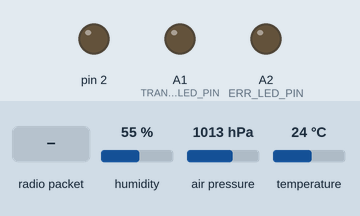
Simulated run of this program. Board: Arduino Pro Mini, built with avr-gcc and run on an emulated ATmega328P. On the bench: output pins drawn as LEDs (lit = HIGH). Inputs (shaded band) come from the test bench; at power-on: humidity 55 %, air pressure 1013 hPa, temperature 24 °C. No radio packets arrive unless stated; what the program prints to the serial monitor is not drawn.

Above: at 1.2 s.
1.3 s: radio packet "1" arrives
At 2.17 s:
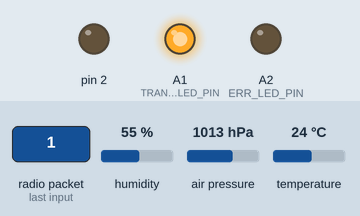
Timing chart, 0 to 4.3 s (numbered marks = the images above; inputs shaded):
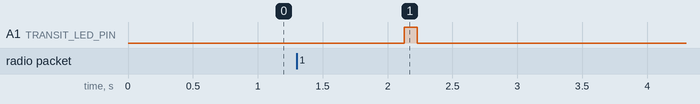

Measured:
- after the input at 1.3 s, A1 (TRANSIT_LED_PIN): LOW → HIGH after 0.83 s, → LOW 0.10 s later

The program:

main.cpp
```cpp
//TODO: Radio Rec
//TODO: DHT temperature module or support for another one with added functionality
//TODO: I2C Module to communicate with the Raspberry pi
//TODO: Threading

#include <Arduino.h>
#include <Abc_Sensor.hpp>
#include <Transit.hpp>
#include <LocalSensor.hpp>
#include "Wire.h"

#define MASTER_ADDRESS 0x04
#define BME_SCK 13
#define BME_MISO 12
#define BME_MOSI 11
#define BME_CS 7

Sensor sensors;
#define TRANSIT_LED_PIN A1
#define ERR_LED_PIN A2

// Radio
#define RFM69_INT     3
#define RFM69_CS      4
#define RFM69_RST     2
#define RF69_FREQ 868.0

Transit rf(TRANSIT_LED_PIN, ERR_LED_PIN, RFM69_CS, RFM69_INT, RFM69_RST, RF69_FREQ);
LocalSensor ls(BME_CS, ERR_LED_PIN);

short i = 0;

void i2cSendData()
{
    Wire.write(sensors.packet, sensors.getSizeOfSensorArray());
}

void prepareNextSensorSendI2c(int numBytes)
{
    int chosenFunc = 0;
    while(Wire.available())
    {
        chosenFunc = Wire.read();
        if (chosenFunc == 0) {
            sensors.resetPacketCount();
        } else if (chosenFunc == 1) {
            sensors.nextPacket();
        }
        sensors.prepareSensorsForI2cTransit();
    }
}

void setup()
{
    Serial.begin(9600);
    rf.initialiseTransit();

    Wire.begin(MASTER_ADDRESS);
    Wire.onRequest(i2cSendData);
    Wire.onReceive(prepareNextSensorSendI2c);

    ls.initialise();
}

void loop()
{
    rf.ReceiveSensor(sensors);
    ls.processTemperature(sensors);
    ls.processHumidity(sensors);
    ls.processPressure(sensors);\
    for (auto &reading : sensors.receivedSensors)
    {
        if (reading.sensorId[0] != 0) {
            Serial.print("Sensor ID " + String(reading.sensorId) + " Reading ");
            Serial.print(reading.reading);
            Serial.print(" Array Pos ");
            Serial.print(i);
            Serial.print('\n');
        }
        i++;
    }
    i = 0;
    Serial.print('\n');
    delay(1000);
}
```

Abc_Sensor.hpp
```cpp
//
// Created by hammer on 02/06/2020.
//

#ifndef WS_REC_MODULE_ABC_SENSOR_HPP
#define WS_REC_MODULE_ABC_SENSOR_HPP

#include <stdint-gcc.h>
#include "string.h"
#include <Arduino.h>


class Sensor
{

public:
    struct SensorData {
        char sensorId[4] = {};
        float reading = {};
    };

    void reinitialiseTempSensor();
    SensorData* getTempSensorData();

    void addReceivedSensor();
    void prepareSensorsForI2cTransit();
    int getSizeOfSensorArray();
    void nextPacket();
    void resetPacketCount();

//private:
    SensorData temp = {};
    SensorData receivedSensors[20] = {{}};
    char packet[sizeof(receivedSensors[0])];

    short packetCount = 0;


};


#endif //WS_REC_MODULE_ABC_SENSOR_HPP
```

LocalSensor.hpp
```cpp
//
// Created by hammer on 12/11/2020.
//

#ifndef WS_REC_MODULE_LOCALSENSOR_HPP
#define WS_REC_MODULE_LOCALSENSOR_HPP

#include <Wire.h>
#include <Abc_Sensor.hpp>
#include <Adafruit_Sensor.h>
#include <Adafruit_BME280.h>

#define ERR_FOUND 0
#define ERR_NOT_FOUND 1

class LocalSensor
{
public:
    LocalSensor(uint8_t cs_pin, uint8_t ledErrPin);
    void initialise();
    void processTemperature(Sensor& sensors);
    void processHumidity(Sensor& sensor);
    void processPressure(Sensor& sensor);

private:
    void flashErrLed();

    Adafruit_BME280 bme;
    uint8_t ledErrPin;
    uint8_t errInitialising = ERR_NOT_FOUND;
};


#endif //WS_REC_MODULE_LOCALSENSOR_HPP
```

Transit.hpp
```cpp
//
// Created by hammer on 01/07/2020.
//

#ifndef REMOTESENSORS_TRANSIT_HPP
#define REMOTESENSORS_TRANSIT_HPP

#include <RH_RF69.h>
#include <SPI.h>
#include <Abc_Sensor.hpp>

class Transit
{
public:
    Transit(int ledPin, short ledErrPin, short csPin, short intPin, short rstPin, float frequency);

    void ReceiveSensor(Sensor &sensors);
    void initialiseTransit();

private:
    const int ledPin;
    const int ledErrPin;
    const short rstPin;
    const float frequency;
    RH_RF69 Radio;
    uint8_t sensorBuffer[40];
    uint8_t sensorBufferLength = sizeof(sensorBuffer);

    void setRadioFrequency();
    void setRadioPower();

    [[noreturn]] void flashErrLed();
};


#endif //REMOTESENSORS_TRANSIT_HPP
```

Abc_Sensor.cpp
```cpp
//
// Created by hammer on 30/07/2020.
//

#include "Abc_Sensor.hpp"

void Sensor::reinitialiseTempSensor()
{
    temp = {};
}

Sensor::SensorData* Sensor::getTempSensorData()
{
    return &temp;
}

void Sensor::addReceivedSensor()
{
    for (auto &s : receivedSensors)
    {
        if(strcmp(s.sensorId,temp.sensorId) == 0 || s.sensorId[0] == 0)
        {
            s = temp;
            break;
        }
    }
}

void Sensor::prepareSensorsForI2cTransit()
{
    memcpy(packet, &receivedSensors[packetCount], sizeof(receivedSensors[0]));
}

int Sensor::getSizeOfSensorArray()
{
    return sizeof(receivedSensors[0]);
}

void Sensor::nextPacket()
{
    if(packetCount < (sizeof(receivedSensors)/sizeof(receivedSensors[0])))
    {
        if(packetCount == sizeof(receivedSensors[0])-1) {
            packetCount = 0;
        } else {
            packetCount += 1;
        }
    }
}

void Sensor::resetPacketCount()
{
    packetCount = 0;
}
```

LocalSensor.cpp
```cpp
//
// Created by hammer on 12/11/2020.
//

#include "LocalSensor.hpp"

LocalSensor::LocalSensor(uint8_t cs_pin, uint8_t ledErrPin): bme(cs_pin), ledErrPin(ledErrPin)
{
    pinMode(ledErrPin, OUTPUT);
}

void LocalSensor::flashErrLed()
{
    for (int i = 0; i<10; i++) {
        digitalWrite(ledErrPin, HIGH);
        delay(100);
        digitalWrite(ledErrPin, LOW);
        delay(100);
    }
}

void LocalSensor::initialise()
{
    if (!bme.begin()) {
        flashErrLed();
        errInitialising = ERR_FOUND;
    }
}

void LocalSensor::processTemperature(Sensor& sensor)
{
    Sensor::SensorData* tmp = sensor.getTempSensorData();
    strcpy(tmp->sensorId, "1.0");
    if (errInitialising == ERR_NOT_FOUND) {
        tmp->reading = bme.readTemperature();
    } else {
        tmp->reading = 0.0;
    }
    sensor.addReceivedSensor();
    sensor.reinitialiseTempSensor();
}

void LocalSensor::processHumidity(Sensor &sensor)
{
    Sensor::SensorData* tmp = sensor.getTempSensorData();
    strcpy(tmp->sensorId, "1.1");
    if (errInitialising == ERR_NOT_FOUND) {
        tmp->reading = bme.readHumidity();
    } else {
        tmp->reading = 0.0;
    }
    sensor.addReceivedSensor();
    sensor.reinitialiseTempSensor();
}

void LocalSensor::processPressure(Sensor &sensor)
{
    Sensor::SensorData* tmp = sensor.getTempSensorData();
    strcpy(tmp->sensorId, "1.2");
    if (errInitialising == ERR_NOT_FOUND) {
        tmp->reading = bme.readPressure() / 100.0F;
    } else {
        tmp->reading = 0.0;
    }
    sensor.addReceivedSensor();
    sensor.reinitialiseTempSensor();
}
```

Transit.cpp
```cpp
//
// Created by hammer on 01/07/2020.
//

#include "../include/Transit.hpp"

Transit::Transit(int ledPin, short ledErrPin, short csPin, short intPin, short rstPin, float frequency): ledPin(ledPin),
                                                                                                         ledErrPin(ledErrPin), rstPin(rstPin), frequency(frequency), Radio(csPin, intPin)
{
    pinMode(ledPin, OUTPUT);
    pinMode(ledErrPin, OUTPUT);
    pinMode(rstPin, OUTPUT);
}

void Transit::ReceiveSensor(Sensor &sensors)
{
    if (Radio.recv(sensorBuffer, &sensorBufferLength))
    {
        digitalWrite(ledPin, HIGH);
        delay(100); //so the led is visible
        memcpy(sensors.getTempSensorData(), sensorBuffer, sensorBufferLength);
        digitalWrite(ledPin, LOW);
        sensors.addReceivedSensor();
        sensors.reinitialiseTempSensor();
    }
}

void Transit::initialiseTransit()
{
    if (!Radio.init()) {
        flashErrLed();
    }
    setRadioFrequency();
    setRadioPower();
}

void Transit::setRadioFrequency()
{
    if (!Radio.setFrequency(frequency)) {
        flashErrLed();
    }
}

[[noreturn]] void Transit::flashErrLed()
{
    while (true) {
        digitalWrite(ledErrPin, HIGH);
        delay(50);
        digitalWrite(ledErrPin, LOW);
        delay(50);
    }
}

void Transit::setRadioPower()
{
    Radio.setTxPower(20, HIGH);
}
```
